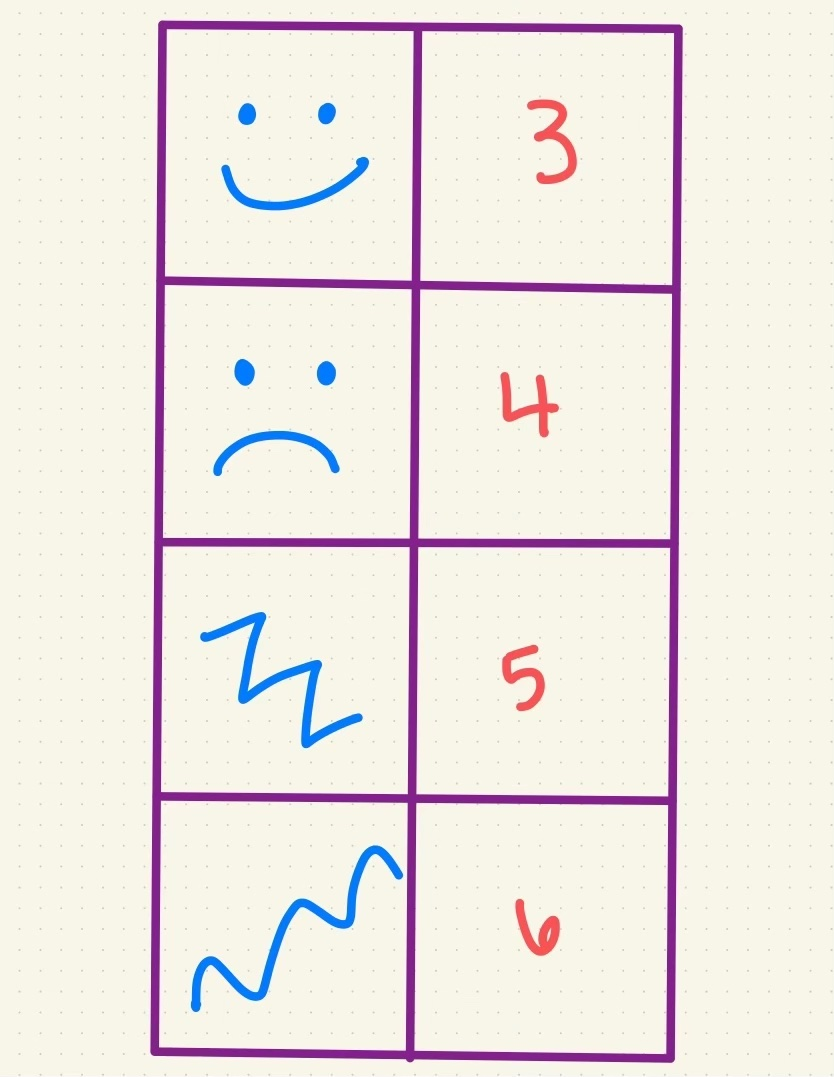
#> input picture 0.jpeg, 834 x 1077 px, found by its file name
$ python photf.py
#> lines starting #> are read from the running program, lines starting #| are printed output that depends on the picture

from PIL import Image
import io

drawings = Image.open("0.jpeg")
#> drawings is the input picture: PIL image 834x1077 RGB; mean R, G, B 238.3, 231.8, 227.1
with io.BytesIO() as output:
    drawings.save(output, format="JPEG")
    croppedimage1 = drawings.crop((170,50,400,260))
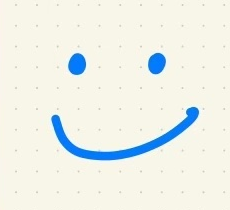
#> croppedimage1: PIL image 230x210 RGB; mean R, G, B 236.7, 240.1, 233.1
    croppedimage1.save("cropped_image1.jpg")
    croppedimage1.show()
    croppedimage2 = drawings.crop((170, 300, 400, 530))
    croppedimage2.save("cropped_image2.jpg")
    croppedimage2.show()
    croppedimage3 = drawings.crop((170, 550, 400, 780))
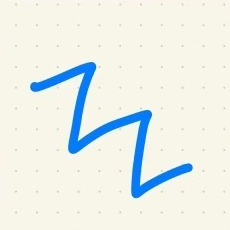
#> croppedimage3: PIL image 230x230 RGB; mean R, G, B 232.8, 238.2, 233.2
    croppedimage3.save("cropped_image3.jpg")
    croppedimage3.show()
    croppedimage4 = drawings.crop((170, 800, 400, 1030))
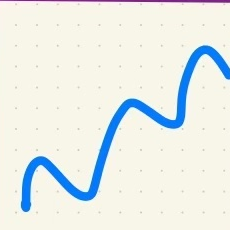
#> croppedimage4: PIL image 230x230 RGB; mean R, G, B 231, 236, 232.5
    croppedimage4.save("cropped_image4.jpg")
    croppedimage4.show()

    croppedimage5 = drawings.crop((420,50,650,260))
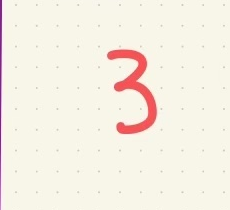
#> croppedimage5: PIL image 230x210 RGB; mean R, G, B 246.7, 239.7, 228.1
    croppedimage5.save("cropped_image5.jpg")
    croppedimage5.show()
    croppedimage6 = drawings.crop((420,300,650,520))
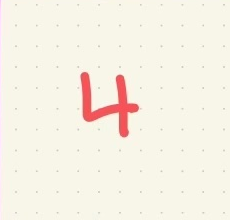
#> croppedimage6: PIL image 230x220 RGB; mean R, G, B 247.4, 241.4, 229.1
    croppedimage6.save("cropped_image6.jpg")
    croppedimage6.show()
    croppedimage7 = drawings.crop((420, 550, 650, 780))
    croppedimage7.save("cropped_image7.jpg")
    croppedimage7.show()
    croppedimage8 = drawings.crop((420, 800, 650, 1030))
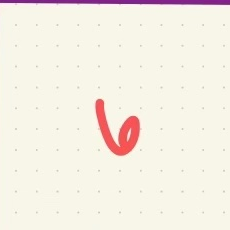
#> croppedimage8: PIL image 230x230 RGB; mean R, G, B 245.4, 238.7, 228.1
    croppedimage8.save("cropped_image8.jpg")
    croppedimage8.show()

# Create a list to store the image data as bytes
image_data_list = []

# Open and convert images to JPEG
image1 = Image.open("IMG_2426.jpg")
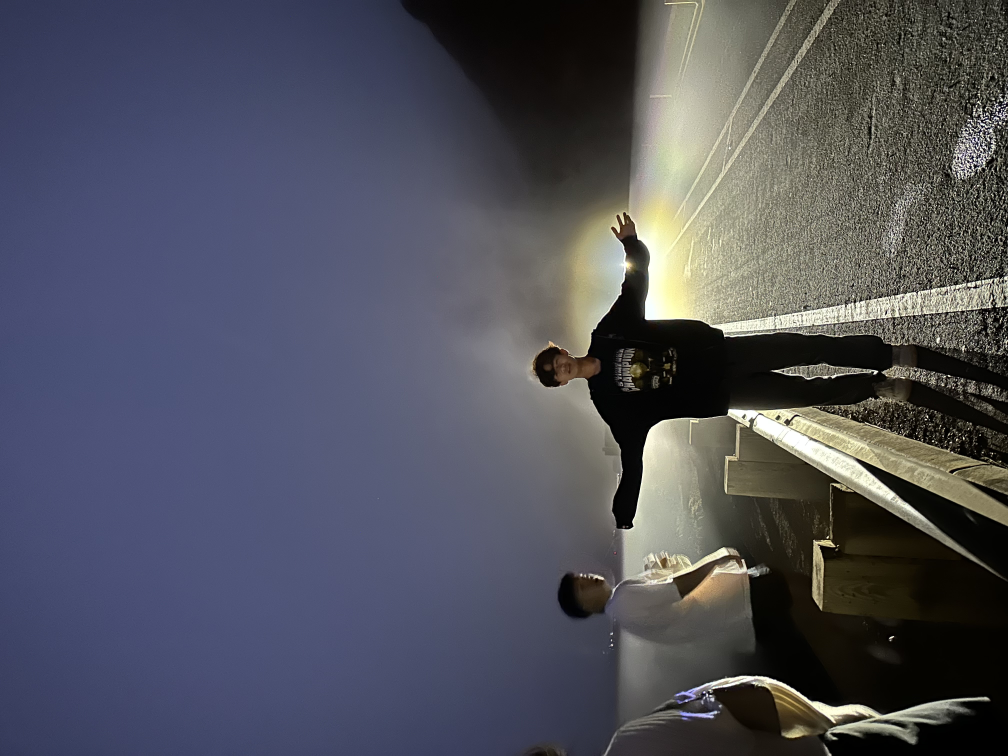
#> input picture IMG_2426.jpg, 4032 x 3024 px, found by its file name (shown at 1/4 size)
#> image1 is the input picture: PIL image 4032x3024 RGB; mean R, G, B 80.4, 81.5, 91.9
with io.BytesIO() as output:
    image1.save(output, format="JPEG")
    image_data_list.append(output.getvalue())
